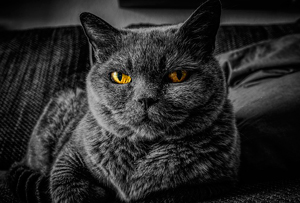
#> input picture py_libs/l1/image.jpg, 300 x 203 px
$ python -i photoHandler.py   (imports and definitions only)   (older library calls are emulated)
#> lines starting #> are read from the running program, lines starting #| are printed output that depends on the picture
from PIL import Image, ImageDraw
from PIL.ImageQt import ImageQt

def make_shaped_photo(fname):
#> called with fname = '../../../py_libs/l1/image.jpg'
    image = Image.open(fname)
#> image is the input picture: PIL image 300x203 RGB; mean R, G, B 41.5, 41.3, 41

    width = 890
    height = 450

    draw = ImageDraw.Draw(image)

    image = image.resize((width, height), Image.ANTIALIAS)
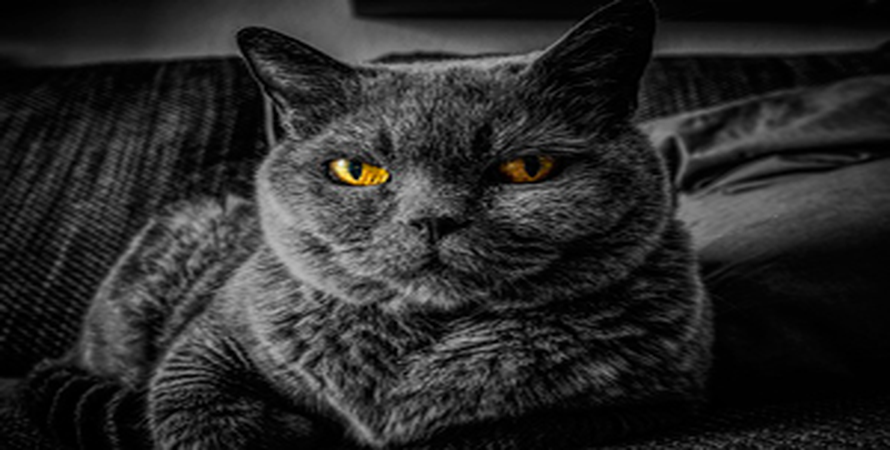
#> image: PIL image 890x450 RGB; mean R, G, B 41.5, 41.3, 41.1

    image = image.crop((0, 0, 310, 450))
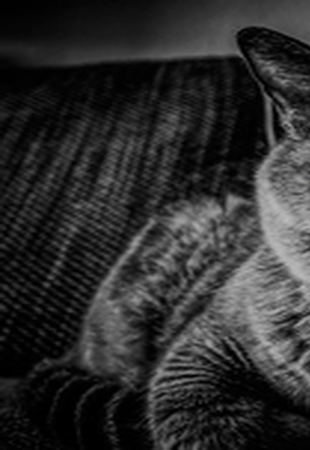
#> image: PIL image 310x450 RGB; mean R, G, B 45.3, 45.3, 45.3

#> (the run stopped early here; a loop or call above may not have finished)
